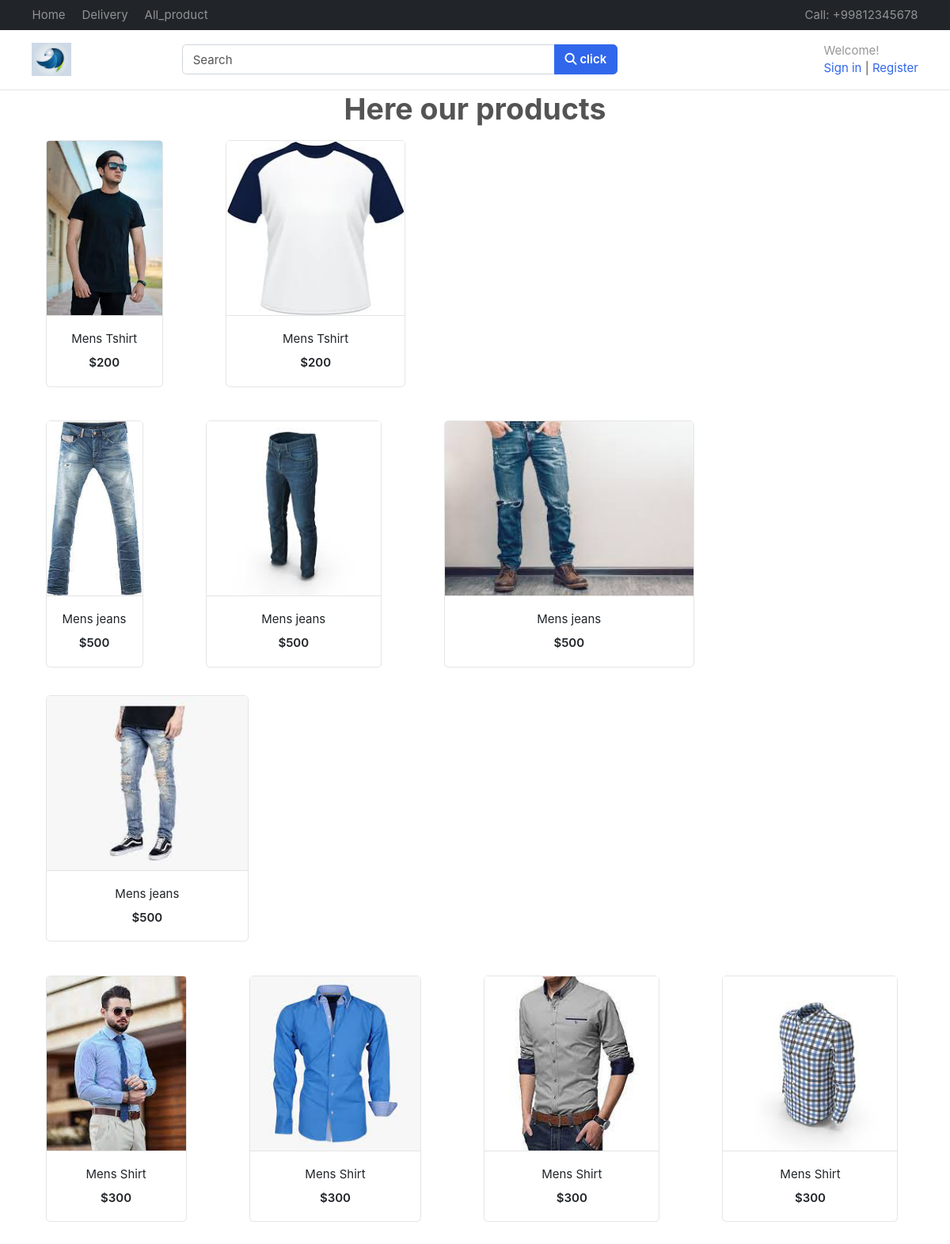
/product/all_product, run on the app's committed database.
### products/models.py (models this page shows, shortened)
class Product_Image(BaseModel1):
    product=models.ForeignKey(Product, on_delete=models.CASCADE, related_name="product_images")
    identify_no=models.BigIntegerField(default=0)
    image=models.ImageField(upload_to='product')

class Product (BaseModel1):
    product_name=models.CharField(max_length=100)
    category=models.ForeignKey(Category, on_delete=models.CASCADE, related_name='products')
    slug=models.SlugField(unique=True, null=True, blank=True)
    price=models.IntegerField()
    product_description=models.TextField()

### products/views.py (the view)
# urls.py: path('all_product', all_product ,name="All_product"),
def all_product(request):
    prod=Product.objects.all()
    lst=[]
    for i in prod:
        img=i.product_images.all()
        lst.append(img)
    return render(request, "product/All_products.html",{"y":lst})

### templates/product/All_products.html (shortened to what this page needs)
{% extends "base/base.html"%}
{% block start %}
<center><h1>Here our products<style>text-agile:centre</style></h1></center>
{% for x in y %}
{% for i in x %}
<div class="d-inline-flex p-2">
    <div class="container" style="padding-left:50px;">
            <figure class="card card-product-grid">
                <div class="img-wrap"> <img src="/media/{{i.image}}"> </div>
                <figcaption class="info-wrap border-top" >
                    <a href="{% url 'Show_page' i.identify_no %}" class="title" style="text-align: center;">{{i.product.product_name}}</a>
                    <div class="price mt-2" style="text-align: center;">${{i.product.price}}</div>
                </figcaption>
            </figure>
    </div>
</div>
{% endfor %}
{% endfor %}
{% endblock %}

### public/static/css/ui.css (style rules this page uses)
html { font-family: 'Inter', sans-serif; font-size: 15px; }
.img-wrap { text-align: center; display: block; }
.img-wrap img { max-width: 100%; }
figure { margin-bottom: 0; }
.card .title { color: #212529; }
[class*='card-product'] a.title { color: #212529; display: block; }
[class*='card-product'] .img-wrap { overflow: hidden; position: relative; }
[class*='card-product'] .img-wrap img { height: 100%; max-width: 100%; width: auto; display: inline-block; object-fit: cover; }
.card-product-grid { margin-bottom: 20px; }
.card-product-grid .img-wrap { border-radius: 0.2rem 0.2rem 0 0; height: 220px; }
.card-product-grid .info-wrap { overflow: hidden; padding: 18px 20px; }
.card .img-wrap { overflow: hidden; }
.price { font-weight: 600; color: #212529; }

### data on the page
Product_Image: image (picture), product.product_name "Mens Tshirt", product.price "200"
Product_Image: image (picture), product.product_name "Mens Tshirt", product.price "200"
Product_Image: image (picture), product.product_name "Mens jeans", product.price "500"
Product_Image: image (picture), product.product_name "Mens jeans", product.price "500"
Product_Image: image (picture), product.product_name "Mens jeans", product.price "500"
Product_Image: image (picture), product.product_name "Mens jeans", product.price "500"
Product_Image: image (picture), product.product_name "Mens Shirt", product.price "300"
Product_Image: image (picture), product.product_name "Mens Shirt", product.price "300"
Product_Image: image (picture), product.product_name "Mens Shirt", product.price "300"
Product_Image: image (picture), product.product_name "Mens Shirt", product.price "300"
